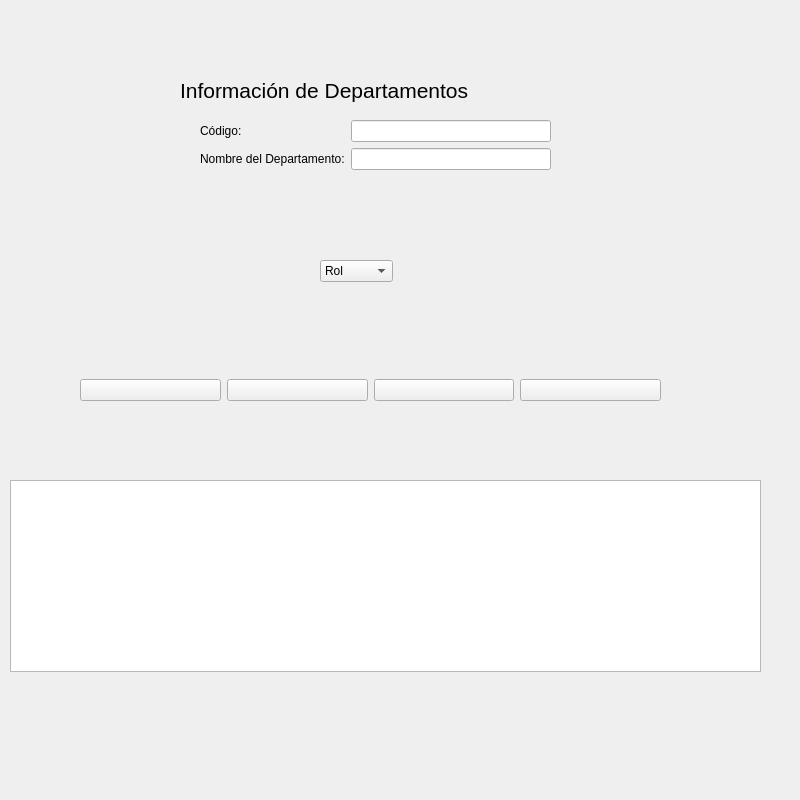
<?xml version="1.0" encoding="UTF-8"?>
<ui version="4.0">
 <class>Departamento</class>
 <widget class="QWidget" name="Departamento">
  <property name="geometry">
   <rect>
    <x>0</x>
    <y>0</y>
    <width>800</width>
    <height>800</height>
   </rect>
  </property>
  <property name="minimumSize">
   <size>
    <width>800</width>
    <height>800</height>
   </size>
  </property>
  <property name="windowTitle">
   <string>Departamento</string>
  </property>
  <property name="windowIcon">
   <iconset>
    <normaloff>recursos/trespatitos.jpg</normaloff>recursos/trespatitos.jpg</iconset>
  </property>
  <widget class="QLabel" name="lblTitulo">
   <property name="geometry">
    <rect>
     <x>180</x>
     <y>60</y>
     <width>391</width>
     <height>61</height>
    </rect>
   </property>
   <property name="font">
    <font>
     <pointsize>16</pointsize>
    </font>
   </property>
   <property name="text">
    <string>Información de Departamentos</string>
   </property>
  </widget>
  <widget class="QWidget" name="formLayoutWidget">
   <property name="geometry">
    <rect>
     <x>200</x>
     <y>120</y>
     <width>351</width>
     <height>111</height>
    </rect>
   </property>
   <layout class="QFormLayout" name="formLayout">
    <item row="0" column="0">
     <widget class="QLabel" name="lblCodigo">
      <property name="text">
       <string>Código:</string>
      </property>
     </widget>
    </item>
    <item row="0" column="1">
     <widget class="QLineEdit" name="txtCodigo"/>
    </item>
    <item row="1" column="0">
     <widget class="QLabel" name="lblNombreDepartamento">
      <property name="text">
       <string>Nombre del Departamento:</string>
      </property>
     </widget>
    </item>
    <item row="1" column="1">
     <widget class="QLineEdit" name="txtNombreDepartamento"/>
    </item>
   </layout>
  </widget>
  <widget class="QLabel" name="lblImagen">
   <property name="geometry">
    <rect>
     <x>564</x>
     <y>65</y>
     <width>191</width>
     <height>141</height>
    </rect>
   </property>
   <property name="text">
    <string/>
   </property>
   <property name="pixmap">
    <pixmap>recursos/Departamento.png</pixmap>
   </property>
   <property name="scaledContents">
    <bool>true</bool>
   </property>
  </widget>
  <widget class="QTableWidget" name="tableWidget">
   <property name="geometry">
    <rect>
     <x>10</x>
     <y>480</y>
     <width>751</width>
     <height>192</height>
    </rect>
   </property>
  </widget>
  <widget class="QWidget" name="horizontalLayoutWidget">
   <property name="geometry">
    <rect>
     <x>80</x>
     <y>350</y>
     <width>581</width>
     <height>80</height>
    </rect>
   </property>
   <layout class="QHBoxLayout" name="horizontalLayout">
    <item>
     <widget class="QPushButton" name="btnGuardar">
      <property name="text">
       <string/>
      </property>
      <property name="icon">
       <iconset>
        <normaloff>recursos/save.jpeg</normaloff>recursos/save.jpeg</iconset>
      </property>
     </widget>
    </item>
    <item>
     <widget class="QPushButton" name="btnModificar">
      <property name="text">
       <string/>
      </property>
      <property name="icon">
       <iconset>
        <normaloff>recursos/editar.jpg</normaloff>recursos/editar.jpg</iconset>
      </property>
     </widget>
    </item>
    <item>
     <widget class="QPushButton" name="btnEliminar">
      <property name="text">
       <string/>
      </property>
      <property name="icon">
       <iconset>
        <normaloff>recursos/delete.webp</normaloff>recursos/delete.webp</iconset>
      </property>
     </widget>
    </item>
    <item>
     <widget class="QPushButton" name="btnCancelar">
      <property name="text">
       <string/>
      </property>
      <property name="icon">
       <iconset>
        <normaloff>recursos/salir.jpg</normaloff>recursos/salir.jpg</iconset>
      </property>
     </widget>
    </item>
   </layout>
  </widget>
  <widget class="QComboBox" name="comboBox">
   <property name="geometry">
    <rect>
     <x>320</x>
     <y>260</y>
     <width>73</width>
     <height>22</height>
    </rect>
   </property>
   <item>
    <property name="text">
     <string>Rol</string>
    </property>
   </item>
   <item>
    <property name="text">
     <string>Jefatura</string>
    </property>
   </item>
   <item>
    <property name="text">
     <string>Empleado</string>
    </property>
   </item>
  </widget>
 </widget>
 <resources/>
 <connections/>
</ui>
